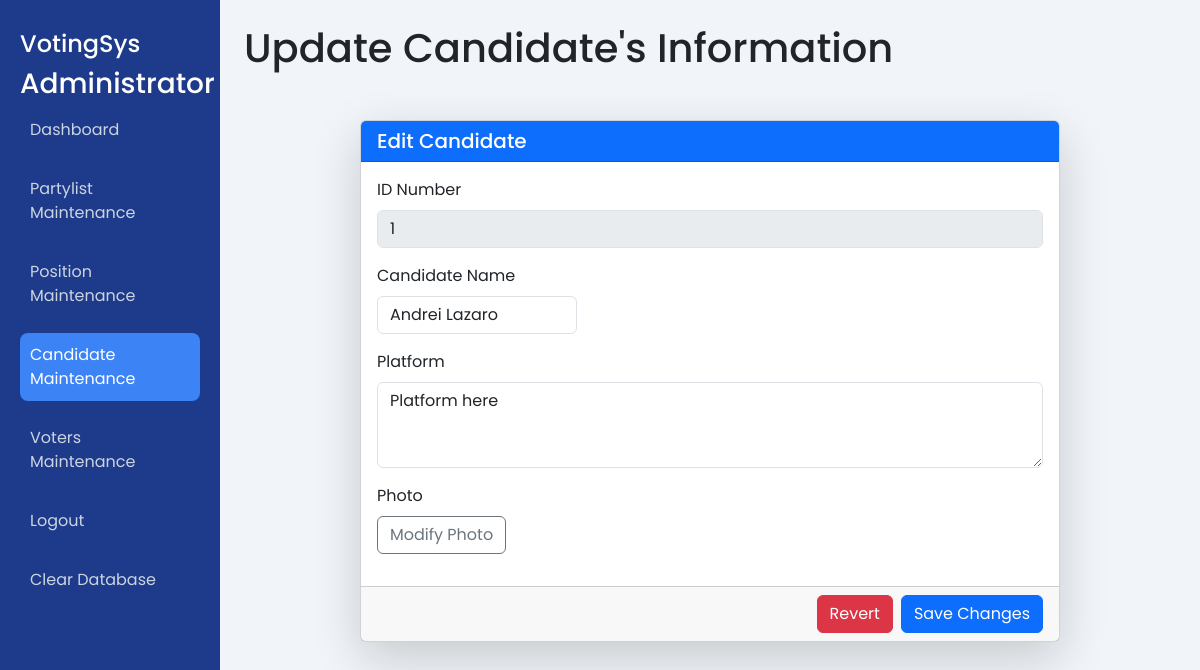
/pages/candidates_modification.php?edit=1, run on the app's committed database.
### tables this page shows
CREATE TABLE `candidates` (
  `id_num` int(11) NOT NULL,
  `candidate_name` varchar(100) NOT NULL,
  `position` varchar(100) NOT NULL,
  `platform` text NOT NULL,
  `photo` varchar(255) NOT NULL,
  `date_created` timestamp NOT NULL DEFAULT current_timestamp(),
  `vote_count` int(11) NOT NULL DEFAULT 0,
  `partylist` varchar(255) NOT NULL
);

### pages/candidates_modification.php (the view, shortened to what this page needs)
<?php
include("../database/connection.php");
$id_num = isset($_GET['edit']) ? $_GET['edit'] : (isset($_GET['revert']) ? $_GET['revert'] : null);
$stmt = $conn->prepare("SELECT * FROM candidates WHERE id_num = ?");
$stmt->bind_param("i", $id_num);
$stmt->execute();
$result = $stmt->get_result()->fetch_assoc();
?>
<!DOCTYPE html>
<html lang="en">
<head>
  <link href="https://cdn.jsdelivr.net/npm/bootstrap@5.3.0/dist/css/bootstrap.min.css" rel="stylesheet">
  <link rel="stylesheet" href="../styles/candidate_modification-style.css" />
</head>
<body>
  <div class="dashboard">
    <aside class="sidebar">
      <h2 class="logo">VotingSys</h2>
      <h3 class="logo">Administrator</h3>
      <nav>
        <a href="./dashboard.php">Dashboard</a>
        <a href="./partylist_maintenance.php">Partylist Maintenance</a>
        <a href="./position_maintenance.php">Position Maintenance</a>
        <a href="./candidates_maintenance.php" class="active">Candidate Maintenance</a>
        <a href="./voters_maintenance.php" >Voters Maintenance</a>
        <a href="./admin-logout.php" class="logout-button" data-bs-toggle="modal" data-bs-target="#logoutModal">Logout</a>
        <a href="./clear-db.php">Clear Database</a>
      </nav>
    </aside>
    <main class="main-content p-4">
      <header class="topbar mb-4">
        <h1 class="text-dark">Update Candidate's Information</h1>
      </header>
      <div class="container d-flex justify-content-center mt-5">
        <div class="card shadow-lg" style="width: 100%; max-width: 700px;">
          <div class="card-header bg-primary text-white">
            <h5 class="mb-0">Edit Candidate</h5>
          </div>
          <form method="POST" enctype="multipart/form-data">
            <div class="card-body">
              <div class="mb-3">
                <label for="candidate_id" class="form-label">ID Number</label>
                <input type="text" class="form-control" id="candidate_id" value="<?= $result['id_num'] ?>" disabled>
              </div>
              <div class="mb-3">
                <label for="candidate_name" class="form-label">Candidate Name</label>
                <input type="text" class="form-control" name="candidate_name" id="candidate_name" value="<?= htmlspecialchars($result['candidate_name']) ?>" required>
              </div>
              <div class="mb-3">
                <label for="platform" class="form-label">Platform</label>
                <textarea class="form-control" name="platform" id="platform" rows="3" required><?= htmlspecialchars($result['platform']) ?></textarea>
              </div>
              <div class="mb-3">
                <label class="form-label d-block">Photo</label>
                <button type="button" class="btn btn-outline-secondary" onclick="document.getElementById('candidate_image').click()">Modify Photo</button>
              </div>
            </div>
            <div class="card-footer d-flex justify-content-end gap-2">
              <button type="button" class="btn btn-danger" data-bs-toggle="modal" data-bs-target="#revertModal">Revert</button>
              <button type="button" class="btn btn-primary" data-bs-toggle="modal" data-bs-target="#saveModal">Save Changes</button>
            </div>
          </form>
        </div>
      </div>
    </main>
  </div>
</body>
</html>

### styles/candidate_modification-style.css (style rules this page uses)
* { margin: 0; padding: 0; box-sizing: border-box; font-family: 'Poppins', sans-serif; }
body { background: #f1f5f9; color: #333; }
.dashboard { display: flex; min-height: 100vh; }
.sidebar { width: 220px; background-color: #1e3a8a; color: #fff; padding: 30px 20px; }
.sidebar h2 { font-size: 24px; }
.sidebar nav a { display: block; color: #cbd5e1; text-decoration: none; margin-bottom: 15px; padding: 10px; border-radius: 8px; transition: 0.3s; }
.sidebar nav a:hover, .sidebar nav a.active { background-color: #3c83f6; color: #fff; }
.main-content { padding: 30px; flex: 1; }
h1 { font-size: 28px; margin-bottom: 20px; color: black !important; }
.topbar h1 { font-size: 40px; color:#1d4ed8 }
input[name="candidate_name"] { width: 200px; }

### data on the page
candidates: id_num "1", candidate_name "Andrei Lazaro", platform "Platform here"
